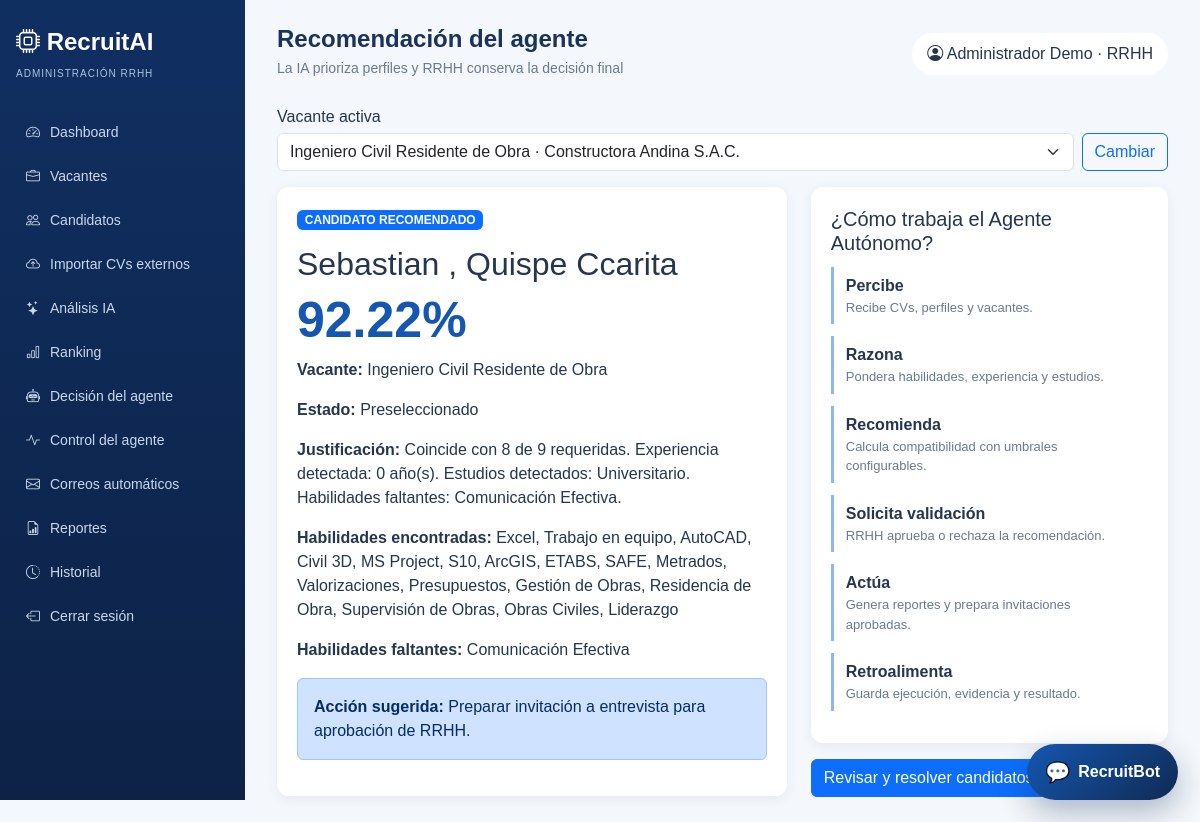
Screenshot of /decision (signed in) with the database file from the repository.
### tables this page shows
CREATE TABLE candidatos (
        id INTEGER PRIMARY KEY AUTOINCREMENT, nombre TEXT NOT NULL, correo TEXT, telefono TEXT,
        archivo TEXT, universidad TEXT, carrera TEXT, ciudad TEXT, fecha_creacion TEXT DEFAULT CURRENT_TIMESTAMP
    , usuario_id INTEGER, archivo_hash TEXT);

CREATE TABLE analisis (
        id INTEGER PRIMARY KEY AUTOINCREMENT, candidato_id INTEGER NOT NULL, vacante_id INTEGER NOT NULL,
        compatibilidad REAL NOT NULL, estado TEXT NOT NULL, habilidades_encontradas TEXT,
        habilidades_faltantes TEXT, fecha TEXT DEFAULT CURRENT_TIMESTAMP
    , experiencia_detectada INTEGER DEFAULT 0, estudios_detectados TEXT, desglose TEXT, justificacion TEXT, accion_sugerida TEXT, resumen_profesional TEXT, fortalezas TEXT, brechas TEXT, preguntas_entrevista TEXT);

CREATE TABLE vacantes (
        id INTEGER PRIMARY KEY AUTOINCREMENT, titulo TEXT NOT NULL, empresa TEXT NOT NULL,
        area TEXT, descripcion TEXT, requisitos TEXT, habilidades TEXT, experiencia INTEGER DEFAULT 0,
        estudios TEXT, fecha_entrevista TEXT, hora_entrevista TEXT, estado TEXT DEFAULT 'Activa',
        fecha_creacion TEXT DEFAULT CURRENT_TIMESTAMP
    , peso_habilidades INTEGER DEFAULT 70, peso_experiencia INTEGER DEFAULT 20, peso_estudios INTEGER DEFAULT 10, umbral_preseleccion INTEGER DEFAULT 80, umbral_observacion INTEGER DEFAULT 60, carreras_objetivo TEXT);

### app.py (the view)
@app.route("/admin/decision")
@app.route("/decision")
@role_required("admin")
def decision():
    ranking_data = obtener_ranking(_vacante_seleccionada()["id"])
    return render_template("decision.html", recomendado=ranking_data[0] if ranking_data else None, ranking=ranking_data)

### app.py (called while the page is built)
def role_required(role):
    def decorator(view):
        @wraps(view)
        def wrapped(*args, **kwargs):
            if "usuario_id" not in session:
                return redirect(url_for("login"))
            if session.get("rol") != role:
                endpoint = "admin_dashboard" if session.get("rol") == "admin" else "candidate_dashboard"
                flash("No tienes permisos para acceder a esa sección.", "warning")
                return redirect(url_for(endpoint))
            return view(*args, **kwargs)
        return wrapped
    return decorator

def _vacante_actual():
    vacantes = obtener_vacantes(solo_activas=True) or obtener_vacantes()
    return vacantes[0] if vacantes else None

def _vacante_seleccionada():
    vacante_id = session.get("vacante_id")
    return obtener_vacante_por_id(vacante_id) or _vacante_actual()

@app.context_processor
def inject_csrf_token():
    def csrf_token():
        if "_csrf_token" not in session:
            session["_csrf_token"] = secrets.token_hex(24)
        return session["_csrf_token"]
    context = {"csrf_token": csrf_token}
    if session.get("rol") == "admin":
        context["nav_vacantes"] = obtener_vacantes()
        context["nav_vacante"] = _vacante_seleccionada()
    return context

@app.before_request
def csrf_protect():
    if request.method == "POST":
        expected = session.get("_csrf_token", "")
        payload = request.get_json(silent=True) or {}
        received = request.form.get("_csrf_token", "") or request.headers.get("X-CSRFToken", "") or payload.get("_csrf_token", "")
        if not expected or not hmac.compare_digest(expected, received):
            flash("La solicitud expiró o no es válida. Inténtalo nuevamente.", "warning")
            if request.is_json:
                return jsonify({"error": "csrf", "message": "Solicitud expirada o no valida."}), 400
            return redirect(request.referrer or url_for("landing"))

### modules/database.py (called while the page is built)
def _connection():
    DB_PATH.parent.mkdir(exist_ok=True)
    connection = sqlite3.connect(DB_PATH)
    connection.row_factory = sqlite3.Row
    connection.execute("PRAGMA foreign_keys = ON")
    return connection

def _rows(query, params=()):
    with _connection() as connection:
        return [dict(row) for row in connection.execute(query, params).fetchall()]

def obtener_vacantes(solo_activas=False):
    query = "SELECT * FROM vacantes"
    if solo_activas:
        query += " WHERE estado='Activa'"
    return _rows(query + " ORDER BY id DESC")

### templates/decision.html
{% extends 'base_admin.html' %}{% block heading %}Recomendación del agente{% endblock %}{% block subheading %}La IA prioriza perfiles y RRHH conserva la decisión final{% endblock %}
{% block content %}{% if recomendado %}<div class="row g-4"><div class="col-lg-7"><div class="panel recommendation"><span class="badge text-bg-primary">CANDIDATO RECOMENDADO</span><h2>{{recomendado.nombre}}</h2><div class="score">{{recomendado.compatibilidad}}%</div><p><strong>Vacante:</strong> {{recomendado.vacante}}</p><p><strong>Estado:</strong> {{recomendado.estado}}</p><p><strong>Justificación:</strong> {{recomendado.justificacion or 'El perfil lidera el ranking por su correspondencia con las habilidades requeridas.'}}</p><p><strong>Habilidades encontradas:</strong> {{recomendado.habilidades_encontradas or '-'}}</p><p><strong>Habilidades faltantes:</strong> {{recomendado.habilidades_faltantes or 'Ninguna registrada'}}</p><div class="alert alert-primary"><strong>Acción sugerida:</strong> {{recomendado.accion_sugerida or 'Contactar al candidato y coordinar la entrevista.'}}</div></div></div>
<div class="col-lg-5"><div class="panel"><h5>¿Cómo trabaja el Agente Autónomo?</h5>{% for title,text in [('Percibe','Recibe CVs, perfiles y vacantes.'),('Razona','Pondera habilidades, experiencia y estudios.'),('Recomienda','Calcula compatibilidad con umbrales configurables.'),('Solicita validación','RRHH aprueba o rechaza la recomendación.'),('Actúa','Genera reportes y prepara invitaciones aprobadas.'),('Retroalimenta','Guarda ejecución, evidencia y resultado.')] %}<div class="agent-step"><b>{{title}}</b><span>{{text}}</span></div>{% endfor %}</div><a class="btn btn-primary mt-3" href="{{url_for('ranking')}}">Revisar y resolver candidatos</a></div></div></div>{% else %}<div class="alert alert-info">Todavía no hay análisis para la vacante activa.</div>{% endif %}{% endblock %}

### static/css/style.css (style rules this page uses)
:root { --blue:#1557b0;--navy:#102a54;--bg:#f4f7fb;--muted:#6b7a90 }
* { box-sizing:border-box }
body { background:var(--bg);color:#26364d;font-family:Arial,sans-serif }
.panel,.metric-card { background:white;border-radius:12px;box-shadow:0 3px 12px #26466d12;padding:20px }
.score { color:var(--blue);font-size:50px;font-weight:800 }
.recommendation h2 { margin:14px 0 0 }
.agent-step { border-left:3px solid #8cb7f2;margin:12px 0;padding:7px 12px }
.agent-step span { color:var(--muted);display:block;font-size:13px }

### rows the page displays
candidatos: nombre "Sebastian , Quispe Ccarita"
analisis: compatibilidad "92.22", estado "Preseleccionado", justificacion "Coincide con 8 de 9 requeridas. Experiencia detectada: 0 año(s). Estudios detectados: Universitario. Habilidades faltantes: Comunicación Efectiva.", habilidades_encontradas "Excel, Trabajo en equipo, AutoCAD, Civil 3D, MS Project, S10, ArcGIS, ETABS, SAFE, Metrados, Valorizaciones, Presupuestos, Gestión de Obras, Residencia de Obra, Supervisión de Obras, Obras Civiles, Liderazgo", habilidades_faltantes "Comunicación Efectiva", accion_sugerida "Preparar invitación a entrevista para aprobación de RRHH."
vacantes: vacante "Ingeniero Civil Residente de Obra"

### other values shown
{{ label }} "Dashboard" "Vacantes" "Candidatos" "Importar CVs externos" "Análisis IA" "Ranking" "Decisión del agente" "Control del agente" "Correos automáticos" "Reportes" "Historial"
{{ session.usuario }} "Administrador Demo"
{{ title }} "Percibe" "Razona" "Recomienda" "Solicita validación" "Actúa" "Retroalimenta"
{{ text }} "Recibe CVs, perfiles y vacantes." "Pondera habilidades, experiencia y estudios." "Calcula compatibilidad con umbrales configurables." "RRHH aprueba o rechaza la recomendación." "Genera reportes y prepara invitaciones aprobadas." "Guarda ejecución, evidencia y resultado."
form field value "Ingeniero Civil Residente de Obra · Constructora Andina S.A.C."
